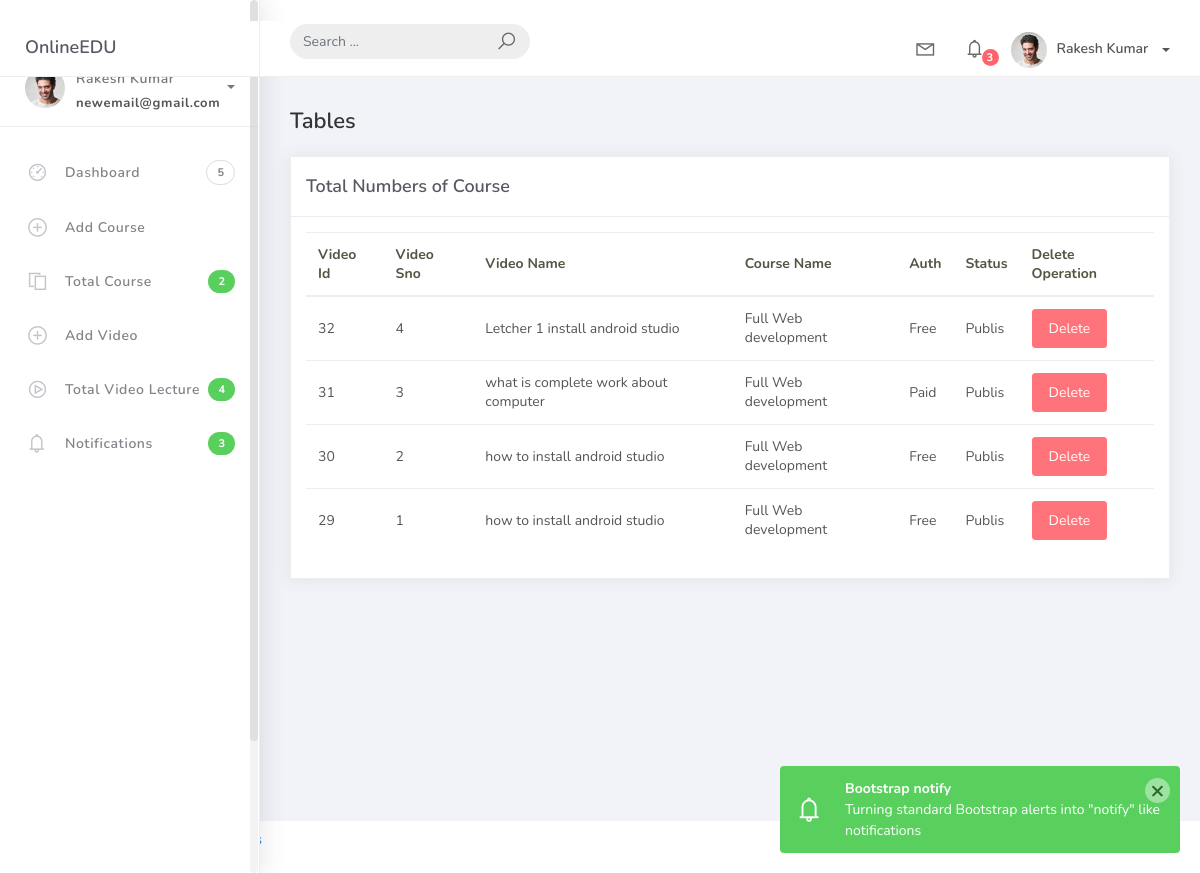
The page /facility/totalvideo.php (signed in) on the database its author committed.
### tables this page shows
CREATE TABLE `facility` (
  `id` int(11) NOT NULL,
  `email` varchar(50) NOT NULL,
  `password` varchar(50) NOT NULL,
  `profile` varchar(50) NOT NULL,
  `name` varchar(60) NOT NULL,
  `biodata` varchar(200) NOT NULL,
  `mobile` varchar(50) NOT NULL,
  `status` tinyint(4) NOT NULL DEFAULT 0
);

CREATE TABLE `video` (
  `id` int(11) NOT NULL,
  `videonum` int(11) NOT NULL,
  `video` mediumtext NOT NULL,
  `coursename` int(11) NOT NULL,
  `videopath` mediumtext NOT NULL,
  `status` tinyint(4) NOT NULL,
  `facilityid` int(11) NOT NULL,
  `facilityemail` varchar(200) NOT NULL,
  `auth` tinyint(4) NOT NULL
);

CREATE TABLE `course` (
  `id` int(11) NOT NULL,
  `coursename` varchar(2000) NOT NULL,
  `discretion` text NOT NULL,
  `publisdate` varchar(100) NOT NULL,
  `price` float NOT NULL,
  `councatg` int(11) NOT NULL,
  `authorid` int(11) NOT NULL,
  `authorname` varchar(300) NOT NULL,
  `totalvideo` int(11) NOT NULL,
  `project` varchar(200) NOT NULL,
  `imgpath` varchar(200) NOT NULL,
  `sellprice` int(11) NOT NULL,
  `shotdescription` mediumtext NOT NULL,
  `coupencode` varchar(50) NOT NULL,
  `image` varchar(60) NOT NULL,
  `file` varchar(200) NOT NULL,
  `status` tinytext NOT NULL
);

### function.inc.php (called while the page is built, shortened)
<?php
function SelectData($tabel,$fild,$SelectId){
  $sql = "SELECT * FROM `$tabel` WHERE $fild = '$SelectId' ORDER BY id DESC ";
  $result = mysqli_query($GLOBALS['conn'],$sql);
  return $result;
}

### facility/facility.function.php (called while the page is built, shortened)
<?php require_once('../dbconfig.inc.php');
  require_once('../function.inc.php');
function TotalNum($tabel,$fild,$SelectId){
  $sql = "SELECT * FROM `$tabel` WHERE $fild = '$SelectId'";
  $result = mysqli_query($GLOBALS['conn'],$sql);
 $num = mysqli_num_rows($result);
 return $num;
}
function CatName($tabel,$SelectId){
$sql = "SELECT * FROM `$tabel` WHERE `id` =  $SelectId";
$result = mysqli_query($GLOBALS['conn'],$sql);
$num = mysqli_fetch_all($result);
return $num[0][1];
}
?>

### facility/totalvideo.php (the view, shortened to what this page needs)
<?php include_once('header.php');
   require_once('facility.function.php');
?>
<div class="main-panel">
    <div class="content">
        <div class="container-fluid">
            <h4 class="page-title">Tables</h4>
            <div class="row">
                <div class="col-md-12">
                    <div class="card">
                        <div class="card-header">
                            <div class="card-title">Total Numbers of Course</div>
                        </div>
                        <div class="card-body">
                            <table class="table table-hover">
                                <thead>
                                    <tr>
                                        <th scope="col">Video Id</th>
                                        <th scope="col">Video Sno</th>
                                        <th scope="col">Video Name</th>
                                        <th scope="col">Course Name</th>
                                        <th scope="col">Auth</th>
                                        <th scope="col">Status</th>
                                        <th scope="col">Delete Operation</th>
                                    </tr>
                                </thead>
                                <tbody>
                                    <?php
                        $result =  SelectData('video','facilityid',$_SESSION['faid']);
                        while($data = mysqli_fetch_assoc($result)){?>
                                    <tr>
                                        <td><?php echo $data['id'];?></td>
                                        <td><?php echo $data['videonum'];?></td>
                                        <td>
                                            <?php echo $data['video'];?>
                                        </td>
                                        <td><?php
                                            echo CatName('course',$data['coursename']);
                                            ?></td>
                                        <td>
                                            <?php if($data['auth']){
                                            echo "Free";}
                                            else{
                                              echo "Paid";
                                            } ?>
                                        </td>
                                        <td>
                                            <?php if($data['status']){
                                            echo "Publis";}
                                            else{
                                              echo "Unpublis";
                                            } ?>
                                        </td>
                                        <td>
                                            <button type="button" class="btn btn-danger" data-toggle="modal"
                                                data-target="#deletmodel" onclick="coursedelvideo(this);"
                                                data-id="<?php echo $data['id'];?>"
                                                data-cd="<?php echo $data['coursename'] ;?>" >
                                                Delete
                                            </button>
                                        </td>
                                    </tr>
                                    <?php } ?>
                                </tbody>
                            </table>
                        </div>
                    </div>
                </div>
            </div>
        </div>
    </div>
</div>
<?php
  include_once('footer.php');
?>

### facility/header.php (shortened to what this page needs)
<?php
require_once('facility.function.php');
 $data = SelectData('facility','id',$_SESSION['faid']);
 $row = mysqli_fetch_assoc($data);
 ?>
<!DOCTYPE html>
<html>
<head>
    <link rel="stylesheet" href="assets/css/bootstrap.min.css">
    <link rel="stylesheet" href="assets/css/ready.css">
    <link rel="stylesheet" href="assets/css/demo.css">
</head>
<body>
    <div class="wrapper">
        <div class="main-header">
            <div class="logo-header">
                <a href="http://localhost/collagepro/" class="logo">
                    OnlineEDU
                </a>
            </div>
            <nav class="navbar navbar-header navbar-expand-lg">
                <div class="container-fluid">
                    <form class="navbar-left navbar-form nav-search mr-md-3" action="">
                        <div class="input-group">
                            <input type="text" placeholder="Search ..." class="form-control">
                            <div class="input-group-append">
                                <span class="input-group-text">
                                    <i class="la la-search search-icon"></i>
                                </span>
                            </div>
                        </div>
                    </form>
                    <ul class="navbar-nav topbar-nav ml-md-auto align-items-center">
                        <li class="nav-item dropdown hidden-caret">
                            <a class="nav-link dropdown-toggle" href="#" id="navbarDropdown" role="button"
                                data-toggle="dropdown" aria-haspopup="true" aria-expanded="false">
                                <i class="la la-envelope"></i>
                            </a>
                        </li>
                        <li class="nav-item dropdown hidden-caret">
                            <a class="nav-link dropdown-toggle" href="#" id="navbarDropdown" role="button"
                                data-toggle="dropdown" aria-haspopup="true" aria-expanded="false">
                                <i class="la la-bell"></i>
                                <span class="notification">3</span>
                            </a>
                        </li>
                        <li class="nav-item dropdown">
                            <a class="dropdown-toggle profile-pic" data-toggle="dropdown" href="#"
                                aria-expanded="false"> <img src="assets/img/profile.jpg" alt="user-img" width="36"
                                    class="img-circle"><span><?php echo $row['name'];?> </span></a>
                        </li>
                    </ul>
                </div>
            </nav>
        </div>
        <div class="sidebar">
            <div class="scrollbar-inner sidebar-wrapper">
                <div class="user">
                    <div class="photo">
                        <img src="assets/img/profile.jpg">
                    </div>
                    <div class="info">
                        <a class="" data-toggle="collapse" href="#collapseExample" aria-expanded="true">
                            <span>
                            <?php echo $row['name'];?>
                                <span class="user-level"><?php echo $row['email'];?></span>
                                <span class="caret"></span>
                            </span>
                        </a>
                    </div>
                </div>
                <ul class="nav">
                    <li class="nav-item">
                        <a href="index.php">
                            <i class="la la-dashboard"></i>
                            <p>Dashboard</p>
                            <span class="badge badge-count">5</span>
                        </a>
                    </li>
                    <li class="nav-item">
                        <a href="addcourse.php">
                            <i class="la la-plus-circle"></i>
                            <p>Add Course</p>
                        </a>
                    </li>
                    <li class="nav-item ">
                        <a href="totalcourse.php">
                            <i class="la la-files-o"></i>
                            <p>Total Course</p>
                            <span class="badge badge-success"><?php echo TotalNum('course','authorid',$_SESSION['faid']); ?> </span>
                        </a>
                    </li>
                    <li class="nav-item">
                        <a href="addvideo.php">
                            <i class="la la-plus-circle"></i>
                            <p>Add Video</p>
                        </a>
                    </li>
                    <li class="nav-item ">
                        <a href="totalvideo.php">
                            <i class="la la-play-circle"></i>
                            <p>Total Video Lecture</p>
                            <span class="badge badge-success"><?php echo TotalNum('video','facilityid',$_SESSION['faid']); ?> </span>
                        </a>
                    </li>
                    <li class="nav-item">
                        <a href="notifications.html">
                            <i class="la la-bell"></i>
                            <p>Notifications</p>
                            <span class="badge badge-success">3</span>
                        </a>
                    </li>
                </ul>
            </div>
        </div>

### rows shown on the page
facility: name "Rakesh Kumar", email "newemail@gmail.com"
video: id "32", videonum "4", video "Letcher 1 install android studio", coursename.coursename "Full Web development", auth "Free", status "Publis"
video: id "31", videonum "3", video "what is complete work about computer", coursename.coursename "Full Web development", auth "Paid", status "Publis"
video: id "30", videonum "2", video "how to install android studio", coursename.coursename "Full Web development", auth "Free", status "Publis"
video: id "29", videonum "1", video "how to install android studio", coursename.coursename "Full Web development", auth "Free", status "Publis"

### other values the page prints
TotalNum('course','authorid',$_SESSION['faid']) "2"
TotalNum('video','facilityid',$_SESSION['faid']) "4"
